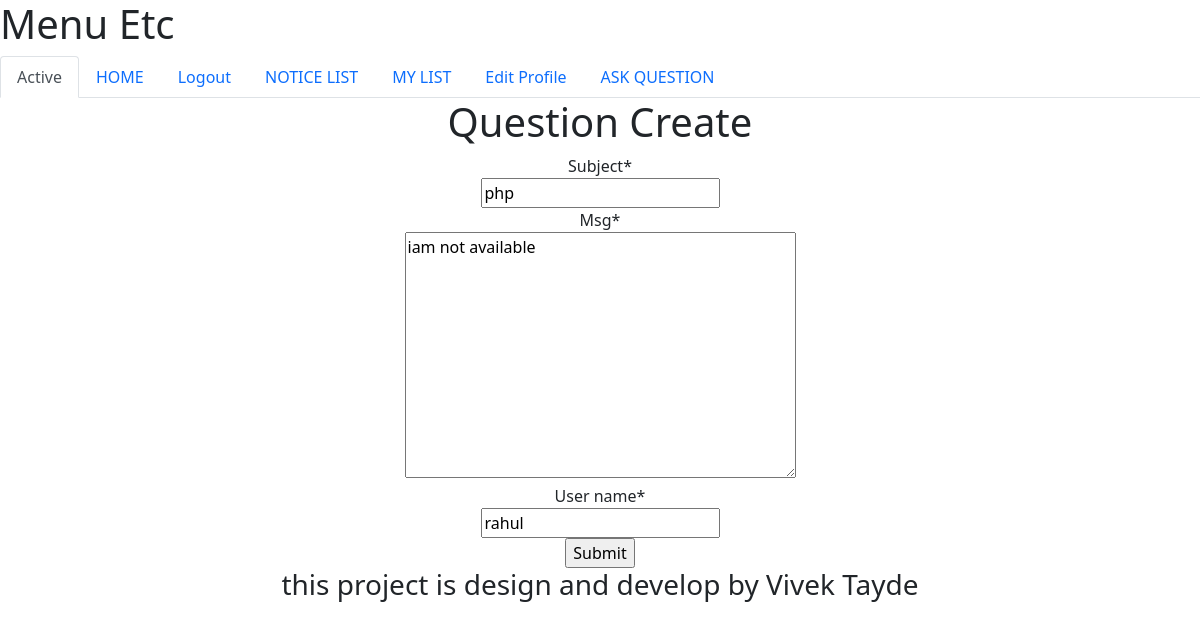
Page /college/notice/edit/2 (signed in) on the committed database.
### college/models.py (models this page shows, shortened)
class Question(models.Model): # user question bhi puch sakta hai
    subject = models.CharField(max_length = 100)
    msg = models.TextField()
    cr_date = models.DateTimeField(auto_now_add=True)
    user_name=models.CharField(max_length=100)

### college/views.py (the view)
# urls.py: path('notice/edit/<int:pk>', views.NoticeUpdateView.as_view(success_url="/college/home/")),
@method_decorator(login_required, name="dispatch")
class NoticeUpdateView(UpdateView):
    model = Question
    fields = ["subject","msg","user_name"]

### college/templates/college/question_form.html (shortened to what this page needs)
{% extends 'base.html' %}
{% block content %}
{% load crispy_forms_tags %}
<center>
<h1>Question Create</h1>
<form enctype="multipart/form-data" method="post">
{{form | crispy}}
<input type="submit" />
</form>
</center>
{% endblock %}

### rows in the picture
Question: subject "php", msg "iam not available", user_name "rahul"
